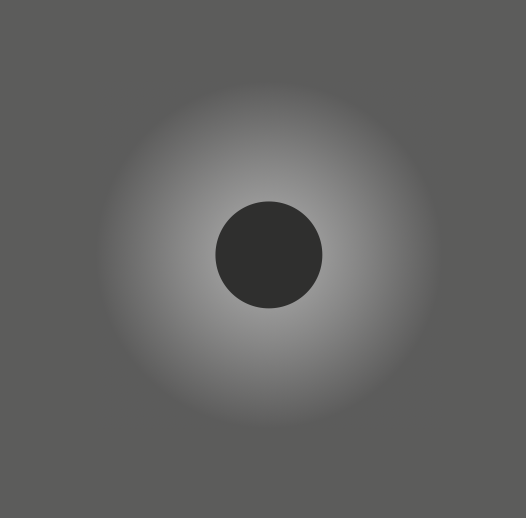
%> input picture 8-Active-contours/SessioneLaboratorioContorniAttivi/Chan-Vese/immaginiTest/testParametroForzaEsterna.png, 1051 x 1036 px (shown at 1/2 size)
$ octave lab4.m   (GNU Octave 9; MATLAB toolbox functions it lacks are replaced by stand-ins)
%> lines starting %> are read from the running program, lines starting %| are printed output that depends on the picture; in (x1, y1, x2, y2) boxes, pixels count from 0 and x2, y2 are one past the last pixel; in counts of white or black regions, pixels touching at a corner belong together; the program's own positions count from 1
%> further down, IforzaEsterna is the input picture: size 1036x1051x3 uint8; mean R, G, B 98.3, 98.1, 97.5
### 8-Active-contours/SessioneLaboratorioContorniAttivi/Chan-Vese/chenvese.m
%==========================================================================
%
%   Active contour with Chen-Vese Method
%   for image segementation
%
%   Implemented by Yue Wu (yue.wu@tufts.edu)
%   Tufts University
%   Feb 2009
%   http://sites.google.com/site/rexstribeofimageprocessing/
%
%   all rights reserved
%   Last update 02/26/2009
%--------------------------------------------------------------------------
%   Usage of varibles:
%   input:
%       I           = any gray/double/RGB input image
%       mask        = initial mask, either customerlized or built-in
%       num_iter    = total number of iterations
%       mu          = weight of length term
%       method      = submethods pick from ('chen','vector','multiphase')
%
%   Types of built-in mask functions
%       'small'     = create a small circular mask
%       'medium'    = create a medium circular mask
%       'large'     = create a large circular mask
%       'whole'     = create a mask with holes around
%       'whole+small' = create a two layer mask with one layer small
%                       circular mask and the other layer with holes around
%                       (only work for method 'multiphase')
%   Types of methods
%       'chen'      = general CV method
%       'vector'    = CV method for vector image
%       'multiphase'= CV method for multiphase (2 phases applied here)
%
%   output:
%       phi0        = updated level set function
%
%--------------------------------------------------------------------------
%
% Description: This code implements the paper: "Active Contours Without
% Edges" by Chan and Vese for method 'chen', the paper:"Active Contours Without
% Edges for vector image" by Chan and Vese for method 'vector', and the paper
% "A Multiphase Level Set Framework for Image Segmentation Using the
% Mumford and Shah Model" by Chan and Vese.
%
%--------------------------------------------------------------------------
% Deomo: Please see HELP file for details
%==========================================================================

function seg = chenvese(I,mask,num_iter,mu,lambda1,lambda2, vi,reverseColor,method)
%> called with mask = 'medium', num_iter = 400, mu = 0.2, lambda1 = 1, lambda2 = 1, vi = 0, reverseColor = 1, method = 'chan'

%%
%-- Default settings
%   length term mu = 0.2 and default method = 'chan'
  if(~exist('mu','var'))
    mu=0.2;
  end

  if(~exist('method','var'))
    method = 'chan';
  end

  if(~exist('lambda1','var'))
    lambda1 = 1;
  end

  if(~exist('lambda2','var'))
    lambda2 = 1;
  end

  if(~exist('vi','var'))
    vi = 0;
  end

  if(~exist('reverseColor','var'))
    reverseColor = 1;
  end


%-- End default settings

%%
%-- Initializations on input image I and mask
%  resize original image
   s = 200./min(size(I,1),size(I,2)); % resize scale
%> s = 0.193
   if s<1
       I = imresize(I,s);
   end

%   auto mask settings
  if ischar(mask)
      switch lower (mask)
          case 'small'
              mask = maskcircle2(I,'small');
          case 'medium'
              mask = maskcircle2(I,'medium');
          case 'large'
              mask = maskcircle2(I,'large');
          case 'whole'
              mask = maskcircle2(I,'whole');
              %mask = init_mask(I,30);
          case 'whole+small'
              m1 = maskcircle2(I,'whole');
              m2 = maskcircle2(I,'small');
              mask = zeros(size(I,1),size(I,2),2);
              mask(:,:,1) = m1(:,:,1);
              mask(:,:,2) = m2(:,:,2);
          otherwise
              error('unrecognized mask shape name (MASK).');
      end
  else
      if s<1
          %mask = imresize(mask,s);
          mask = imresize(mask,s,'nearest');
      end
      if size(mask,1)>size(I,1) || size(mask,2)>size(I,2)
          error('dimensions of mask unmathch those of the image.')
      end
      switch lower(method)
          case 'multiphase'
              if  (size(mask,3) == 1)
                  error('multiphase requires two masks but only gets one.')
              end
      end

  end


switch lower(method)
    case 'chan'
        if size(I,3)== 3
            P = rgb2gray(uint8(I));
            P = double(P);
        elseif size(I,3) == 2
            P = 0.5.*(double(I(:,:,1))+double(I(:,:,2)));
        else
            P = double(I);
        end
        layer = 1;

    case 'vector'
        s = 200./min(size(I,1),size(I,2)); % resize scale
        I = imresize(I,s);
        mask = imresize(mask,s);
        layer = size(I,3);
        if layer == 1
            display('only one image component for vector image')
        end
        P = double(I);

    case 'multiphase'
        layer = size(I,3);
        if size(I,1)*size(I,2)>200^2
            s = 200./min(size(I,1),size(I,2)); % resize scale
            I = imresize(I,s);
            mask = imresize(mask,s);
        end

        P = double(I);  %P store the original image
    otherwise
        error('!invalid method')
end
%-- End Initializations on input image I and mask

%%
%--   Core function
switch lower(method)
    case {'chan','vector'}
        %-- SDF
        %   Get the distance map of the initial mask

        mask = mask(:,:,1);
        phi0 = bwdist(mask)-bwdist(1-mask)+im2double(mask)-.5;
        phi0 = -phi0;


        %   initial force, set to eps to avoid division by zeros
        force = eps;
        %-- End Initialization

        %-- Display settings
          figure();
          subplot(2,2,1); imshow(I); title('Input Image');
          subplot(2,2,2); contour(flipud(phi0), [0 0], 'r','LineWidth',1); title('initial contour');
          subplot(2,2,3); title('Segmentation');
        %-- End Display original image and mask

        %-- Main loop
          for n=1:num_iter
              inidx = find(phi0>=0); % frontground index
              outidx = find(phi0<0); % background index
              force_image = 0; % initial image force for each layer
              for i=1:layer
                  L = im2double(P(:,:,i)); % get one image component
                  c1 = sum(sum(L.*Heaviside(phi0)))/(length(inidx)+eps); % average inside of Phi0
                  c2 = sum(sum(L.*(1-Heaviside(phi0))))/(length(outidx)+eps); % verage outside of Phi0
                  force_image=-lambda1*(L-c1).^2+lambda2*(L-c2).^2+force_image;
                  % sum Image Force on all components (used for vector image)
                  % if 'chan' is applied, this loop become one sigle code as a
                  % result of layer = 1
              end

              % calculate the external force of the image
              force = mu*kappa(phi0)./max(max(abs(kappa(phi0))))+1/layer.*force_image;
              force = force - vi * length(inidx);

              % normalized the force
              force = force./(max(max(abs(force))));

              % get stepsize dt
              dt=0.5;

              % get parameters for checking whether to stop
              old = phi0;
              phi0 = phi0+dt.*force;
              new = phi0;

              indicator = checkstop(old,new,dt);
              indicator = false;
              % intermediate output
              if(mod(n,20) == 0)
                 showphi(I,phi0,n);
              end;
              if indicator % decide to stop or continue
                  showphi(I,phi0,n);

                  %make mask from SDF
                  seg = phi0<=0; %-- Get mask from levelset

                  subplot(2,2,4); imshow(seg); title('Global Region-Based Segmentation');

                  return;
              end
          end;
          showphi(I,phi0,n);

          %make mask from SDF
          seg = (reverseColor*phi0)<=0; %-- Get mask from levelset

          subplot(2,2,4); imshow(seg); title('Global Region-Based Segmentation');
    case 'multiphase'
        %-- Initializations
        %   Get the distance map of the initial masks
        mask1 = mask(:,:,1);
        mask2 = mask(:,:,2);
        phi1=bwdist(mask1)-bwdist(1-mask1)+im2double(mask1)-.5;%Get phi1 from the initial mask 1
        phi2=bwdist(mask2)-bwdist(1-mask2)+im2double(mask2)-.5;%Get phi1 from the initial mask 2

        %-- Display settings
        figure();
        subplot(2,2,1);
        if layer ~= 1
            imshow(I); title('Input Image');
        else
            imagesc(P); axis image; colormap(gray);title('Input Image');
        end
        subplot(2,2,2);
        hold on
        contour(flipud(mask1),[0,0],'r','LineWidth',2.5);
        contour(flipud(mask1),[0,0],'x','LineWidth',1);
        contour(flipud(mask2),[0,0],'g','LineWidth',2.5);
        contour(flipud(mask2),[0,0],'x','LineWidth',1);
        title('initial contour');
        hold off
        subplot(2,2,3); title('Segmentation');
        %-- End display settings

        %Main loop
        for n=1:num_iter
              %-- Narrow band for each phase
              nb1 = find(phi1<1.2 & phi1>=-1.2); %narrow band of phi1
              inidx1 = find(phi1>=0); %phi1 frontground index
              outidx1 = find(phi1<0); %phi1 background index

              nb2 = find(phi2<1.2 & phi2>=-1.2); %narrow band of phi2
              inidx2 = find(phi2>=0); %phi2 frontground index
              outidx2 = find(phi2<0); %phi2 background index
              % [7 lines of commented-out code are left out]

              cc11 = intersect(inidx1,inidx2); %index belong to (phi1>0 & phi2>0)
              cc12 = intersect(inidx1,outidx2); %index belong to (phi1>0 & phi2<0)
              cc21 = intersect(outidx1,inidx2); %index belong to (phi1<0 & phi2>0)
              cc22 = intersect(outidx1,outidx2); %index belong to (phi1<0 & phi2<0)

              f_image11 = 0;
              f_image12 = 0;
              f_image21 = 0;
              f_image22 = 0; % initial image force for each layer

              for i=1:layer
                  L = im2double(P(:,:,i)); % get one image component

              if isempty(cc11)
                  c11 = eps;
              else
                  c11 = mean(L(cc11));
              end

              if isempty(cc12)
                  c12 = eps;
              else
                  c12 = mean(L(cc12));
              end

              if isempty(cc21)
                  c21 = eps;
              else
                  c21 = mean(L(cc21));
              end

              if isempty(cc22)
                  c22 = eps;
              else
                  c22 = mean(L(cc22));
              end

              %-- End mean calculation

              %-- Force calculation and normalization
              % force on each partition

              f_image11=(L-c11).^2.*Heaviside(phi1).*Heaviside(phi2)+f_image11;
              f_image12=(L-c12).^2.*Heaviside(phi1).*(1-Heaviside(phi2))+f_image12;
              f_image21=(L-c21).^2.*(1-Heaviside(phi1)).*Heaviside(phi2)+f_image21;
              f_image22=(L-c22).^2.*(1-Heaviside(phi1)).*(1-Heaviside(phi2))+f_image22;
              end

                  % sum Image Force on all components (used for vector image)
                  % if 'chan' is applied, this loop become one sigle code as a
                  % result of layer = 1

              % calculate the external force of the image

              % curvature on phi1
              curvature1 = mu*kappa(phi1);
              curvature1 = curvature1(nb1);
              % image force on phi1
              fim1 = 1/layer.*(-f_image11(nb1)+f_image21(nb1)-f_image12(nb1)+f_image22(nb1));
              fim1 = fim1./max(abs(fim1)+eps);

              % curvature on phi2
              curvature2 = mu*kappa(phi2);
              curvature2 = curvature2(nb2);
              % image force on phi2
              fim2 = 1/layer.*(-f_image11(nb2)+f_image12(nb2)-f_image21(nb2)+f_image22(nb2));
              fim2 = fim2./max(abs(fim2)+eps);

              % force on phi1 and phi2
              force1 = curvature1+fim1;
              force2 = curvature2+fim2;
              %-- End force calculation

              % detal t
              dt = 1.5;

              old(:,:,1) = phi1;
              old(:,:,2) = phi2;

              %update of phi1 and phi2
              phi1(nb1) = phi1(nb1)+dt.*force1;
              phi2(nb2) = phi2(nb2)+dt.*force2;

              new(:,:,1) = phi1;
              new(:,:,2) = phi2;

              indicator = checkstop(old,new,dt);

              if indicator
                 showphi(I, new, n);
                 %make mask from SDF
                 seg11 = (phi1>0 & phi2>0); %-- Get mask from levelset
                 seg12 = (phi1>0 & phi2<0);
                 seg21 = (phi1<0 & phi2>0);
                 seg22 = (phi1<0 & phi2<0);

                 se = strel('disk',1);
                 aa1 = imerode(seg11,se);
                 aa2 = imerode(seg12,se);
                 aa3 = imerode(seg21,se);
                 aa4 = imerode(seg22,se);
                 seg = aa1+2*aa2+3*aa3+4*aa4;

                 subplot(2,2,4); imagesc(seg);axis image;title('Global Region-Based Segmentation');

                  return
              end
              % re-initializations
              phi1 = reinitialization(phi1, 0.6);%sussman(phi1, 0.6);%
              phi2 = reinitialization(phi2, 0.6);%sussman(phi2,0.6);

              %intermediate output
              if(mod(n,20) == 0)
                 phi(:,:,1) = phi1;
                 phi(:,:,2) = phi2;
                 showphi(I, phi, n);
              end;
          end;
          phi(:,:,1) = phi1;
          phi(:,:,2) = phi2;
          showphi(I, phi, n);
          %make mask from SDF
        seg11 = (phi1>0 & phi2>0); %-- Get mask from levelset
        seg12 = (phi1>0 & phi2<0);
        seg21 = (phi1<0 & phi2>0);
        seg22 = (phi1<0 & phi2<0);

        se = strel('disk',1);
        aa1 = imerode(seg11,se);
        aa2 = imerode(seg12,se);
        aa3 = imerode(seg21,se);
        aa4 = imerode(seg22,se);
        seg = aa1+2*aa2+3*aa3+4*aa4;
        %seg = bwlabel(seg);
        subplot(2,2,4); imagesc(seg);axis image;title('Global Region-Based Segmentation');
end

### 8-Active-contours/SessioneLaboratorioContorniAttivi/Chan-Vese/maskcircle2.m

function m = maskcircle2(I,type)
%> called with type = 'medium'
% auto pick a circular mask for image I
% built-in mask creation function
% Input: I   : input image
%        type: mask shape keywords
% Output: m  : mask image

% Copyright (c) 2009,
% Yue Wu @ ECE Department, Tufts University
% All Rights Reserved

if size(I,3)~=3
    temp = double(I(:,:,1));
else
    temp = double(rgb2gray(I));
end

h = [0 1 0; 1 -4 1; 0 1 0];
T = conv2(temp,h);
T(1,:) = 0;
T(end,:) = 0;
T(:,1) = 0;
T(:,end) = 0;

thre = max(max(abs(T)))*.5;
%> thre = 92
idx = find(abs(T) > thre);
%> idx = 80 values from 204 to 41207
[cx,cy] = ind2sub(size(T),idx);
%> cx = 80 values, max 201 at index 2, min 2 at index 1, mean 99.21; cy = 80 values from 2 to 204
cx = round(mean(cx));
%> cx = 99
cy = round(mean(cy));
%> cy = 106

[x,y] = meshgrid(1:min(size(temp,1),size(temp,2)));

m = zeros(size(temp));
[p,q] = size(temp);
%> p = 200; q = 203

switch lower (type)
    case 'small'
        r = 10;
        n = zeros(size(x));
        n((x-cx).^2+(y-cy).^2<r.^2) = 1;
        m(1:size(n,1),1:size(n,2)) = n;
        %m((x-cx).^2+(y-cy).^2<r.^2) = 1;
    case 'medium'
        r = min(min(cx,p-cx),min(cy,q-cy));
%> r = 97
        r = max(2/3*r,25);
%> r = 64.67
        n = zeros(size(x));
        n((x-cx).^2+(y-cy).^2<r.^2) = 1;
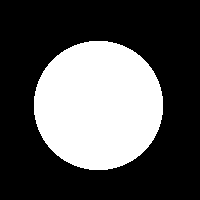
%> n: size 200x200 double; values 0 (black) and 1 (white), 32.9% white; 1 white region, box (x1, y1, x2, y2) and area: (34, 41, 163, 170) 13157
        m(1:size(n,1),1:size(n,2)) = n;
        %m((x-cx).^2+(y-cy).^2<r.^2) = 1;
    case 'large'
        r = min(min(cx,p-cx),min(cy,q-cy));
        r = max(2/3*r,60);
        n = zeros(size(x));
        n((x-cx).^2+(y-cy).^2<r.^2) = 1;
        m(1:size(n,1),1:size(n,2)) = n;
        %m((x-cx).^2+(y-cy).^2<r.^2) = 1;
    case 'whole'
        r = 9;
        m = zeros(round(ceil(max(p,q)/2/(r+1))*3*(r+1)));
        siz = size(m,1);
        sx = round(siz/2);
        i = 1:round(siz/2/(r+1));
        j = 1:round(0.9*siz/2/(r+1));
        j = j-round(median(j));
        m(sx+2*j*(r+1),(2*i-1)*(r+1)) = 1;
        se = strel('disk',r);
        m = imdilate(m,se);
        m = m(round(siz/2-p/2-6):round(siz/2-p/2-6)+p-1,round(siz/2-q/2-6):round(siz/2-q/2-6)+q-1);
end
        tem(:,:,1) = m;
        M = padarray(m,[floor(2/3*r),floor(2/3*r)],0,'post');
        tem(:,:,2) = M(floor(2/3*r)+1:end,floor(2/3*r)+1:end);
        m = tem;
return

### 8-Active-contours/SessioneLaboratorioContorniAttivi/Chan-Vese/kappa.m
function KG = kappa(I)
% get curvature information of input image
% input: 2D image I
% output: curvature matrix KG

% Copyright (c) 2009,
% Yue Wu @ ECE Department, Tufts University
% All Rights Reserved

I = double(I);
[m,n] = size(I);
P = padarray(I,[1,1],1,'pre');
P = padarray(P,[1,1],1,'post');

% central difference
fy = P(3:end,2:n+1)-P(1:m,2:n+1);
fx = P(2:m+1,3:end)-P(2:m+1,1:n);
fyy = P(3:end,2:n+1)+P(1:m,2:n+1)-2*I;
fxx = P(2:m+1,3:end)+P(2:m+1,1:n)-2*I;
fxy = 0.25.*(P(3:end,3:end)-P(1:m,3:end)+P(3:end,1:n)-P(1:m,1:n));
G = (fx.^2+fy.^2).^(0.5);
K = (fxx.*fy.^2-2*fxy.*fx.*fy+fyy.*fx.^2)./((fx.^2+fy.^2+eps).^(1.5));
KG = K.*G;
KG(1,:) = eps;
KG(end,:) = eps;
KG(:,1) = eps;
KG(:,end) = eps;
KG = KG./max(max(abs(KG)));

### 8-Active-contours/SessioneLaboratorioContorniAttivi/Chan-Vese/checkstop.m
function indicator = checkstop(old,new,dt)
% indicate whether we should performance further iteraions or stop

% Copyright (c) 2009,
% Yue Wu @ ECE Department, Tufts University
% All Rights Reserved

layer = size(new,3);

for i = 1:layer
    old_{i} = old(:,:,i);
    new_{i} = new(:,:,i);
end

if layer
    ind = find(abs(new)<=.5);
    M = length(ind);
    Q = sum(abs(new(ind)-old(ind)))./M;
    if Q<=dt*.18^2
        indicator = 1;
    else
        indicator = 0;
    end
else
    ind1 = find(abs(old_{1})<1);
    ind2 = find(abs(old_{2})<1);
    M1 = length(ind1);
    M2 = length(ind2);
    Q1 = sum(abs(new_{1}(ind1)-old_{1}(ind1)))./M1;
    Q2 = sum(abs(new_{2}(ind2)-old_{2}(ind2)))./M2;
    if Q1<=dt*.18^2 && Q2<=dt*.18^2
        indicator = 1;
    else
        indicator = 0;
    end
end
return

### 8-Active-contours/SessioneLaboratorioContorniAttivi/Chan-Vese/showphi.m
function showphi(I, phi, i)
% show curve evolution of phi

% Copyright (c) 2009,
% Yue Wu @ ECE Department, Tufts University
% All Rights Reserved

for j = 1:size(phi,3)
    phi_{j} = phi(:,:,j);
end
  imshow(I,'initialmagnification','fit','displayrange',[0 255]);
  hold on;

  if size(phi,3) == 1
      contour(phi_{1}, [0 0], 'g','LineWidth',1);
      contour(phi_{1}, [0 0], 'g','LineWidth',1);
  else
      contour(phi_{1}, [0 0], 'r','LineWidth',4);
      contour(phi_{1}, [0 0], 'x','LineWidth',1.3);
      contour(phi_{2}, [0 0], 'g','LineWidth',4);
      contour(phi_{2}, [0 0], 'x','LineWidth',1.3);
  end
  hold off;
  title([num2str(i) ' Iterations']);
  drawnow;

### 8-Active-contours/SessioneLaboratorioContorniAttivi/Chan-Vese/lab4.m
% Osservare il comportamento dell'algoritmo alla variazione di λ2
IforzaEsterna = imread('immaginiTest/testParametroForzaEsterna.png');
% Con i parametri 'classici'
chenvese(IforzaEsterna,'medium',400,0.2,1,1,0,1,'chan');
%> the loop in chenvese, `for n=1:num_iter` made 400 passes
%> (M in checkstop, Q in checkstop) on passes 1 to 3: (344, 0.0533), (344, 0.0533), (344, 0.0533)
%> pass 1, in kappa, `fy = P(3:end,2:n+1)-P(1:m,2:n+1);`:
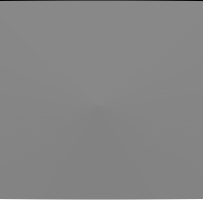
%> fy: size 200x203 double; min -83.23, max 75.47, mean 0; drawn with min black and max white
%> after the loop in chenvese, `for n=1:num_iter`:
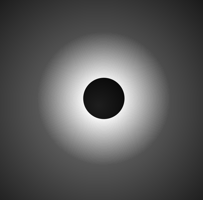
%> phi0: size 200x203 single; min -164.3, max 208.9, mean -34.7; drawn with min black and max white
%> after the loop in chenvese, `for n=1:num_iter`:
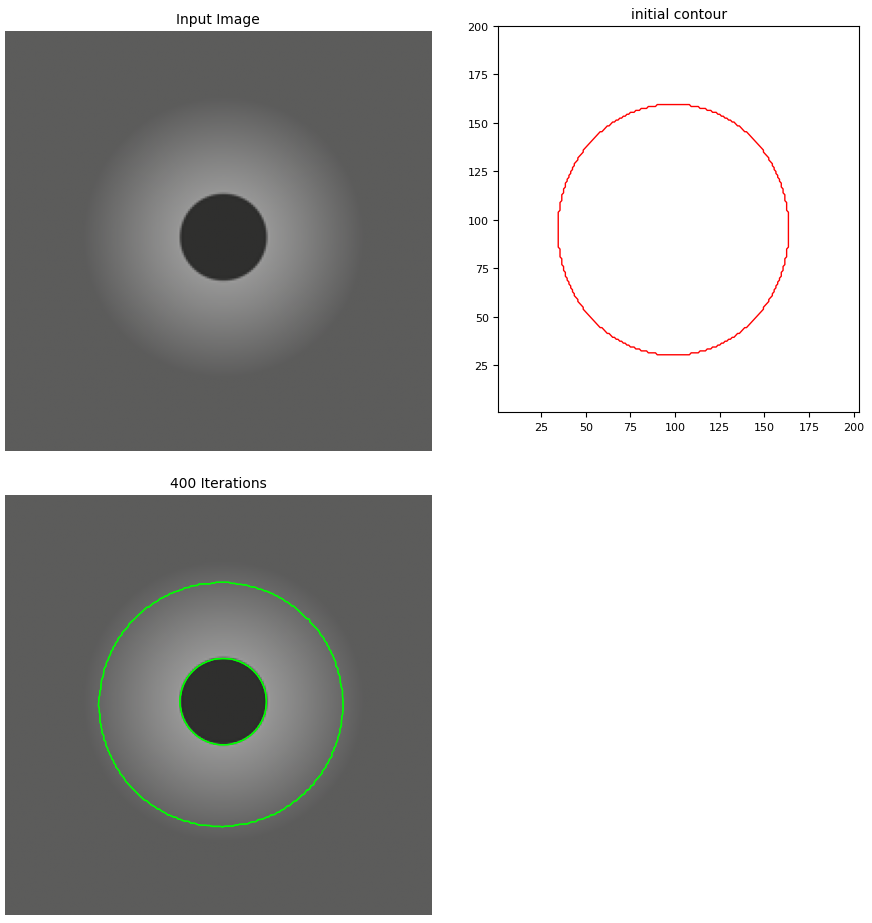
%> figure redrawn from the program's plot data, 3 panels
%> in chenvese, `seg = (reverseColor*phi0)<=0;`:
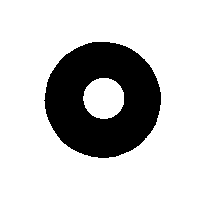
%> seg: size 200x203 logical; 77.3% white; 1 black region, box (x1, y1, x2, y2) and area: (44, 42, 161, 158) 9220
% Variare λ2
mask = zeros(size(IforzaEsterna));
mask(331:719,371:711) = 1;
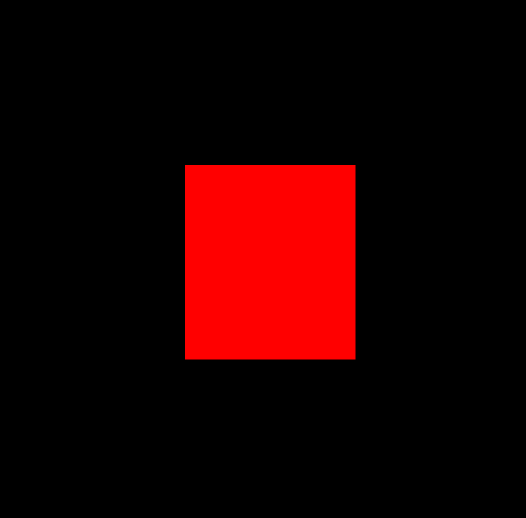
%> mask: size 1036x1051x3 double (shown at 1/2 size); mean R, G, B 0.122, 0, 0
chenvese(IforzaEsterna,'medium',2500,0.2,1,100,0,1,'chan');
%> (the run ends here)
